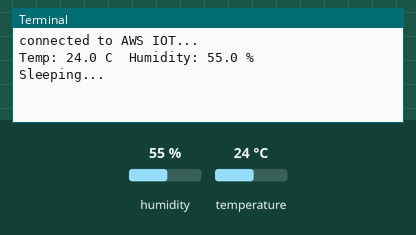
Simulated run of this program. Board: Raspberry Pi (BCM pin numbers). Shown: the last lines printed to the terminal. The test bench sets the inputs (shaded band); at power-on: humidity 55 %, temperature 24 °C. No MQTT or app messages arrive unless stated.

Above: at 3.3 s.
3.4 s: humidity set to 22 %
At 5.2 s:
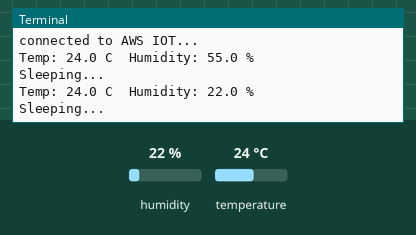
5.5 s: temperature set to 12 °C
At 6.1 s:
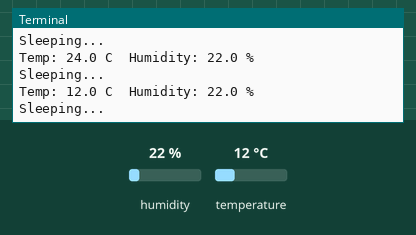
7.6 s: humidity set to 40 %
At 9.1 s:
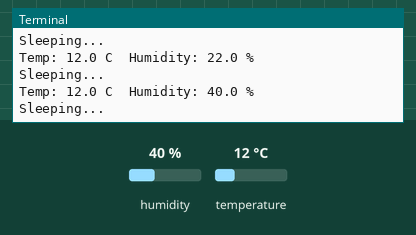
Timing chart, 0 to 10.6 s (numbered marks = the images above; inputs shaded):
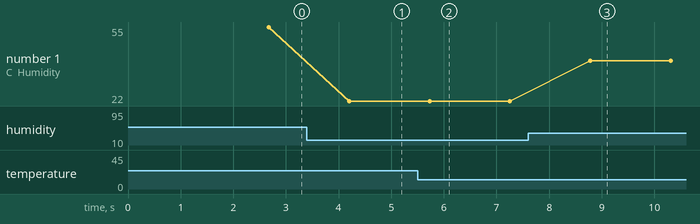

Measured:
- after the input at 3.4 s, the terminal: prints a new line after 0.80 s (image 1)
- after the input at 5.5 s, the terminal: prints a new line after 0.23 s (image 2)
- after the input at 7.6 s, the terminal: prints a new line after 1.2 s (image 3)
- plotted number 1: 55 → 22 after the input at 3.4 s, 22 → 40 after the input at 7.6 s

The program:

Raspberry-pi3-to-AWS-IOT.py
```python
#!/usr/bin/python

from AWSIoTPythonSDK.MQTTLib import AWSIoTMQTTClient
import sys
import time
import Adafruit_DHT

# Custom MQTT message callback
def customCallback(client, userdata, message):
        print("Received a new message: ")
        print(message.payload)
        print("from topic: ")
        print(message.topic)
        print("--------------\n\n")


# Init AWSIoTMQTTClient
myAWSIoTMQTTClient = None
myAWSIoTMQTTClient = AWSIoTMQTTClient("basicPubSub")
myAWSIoTMQTTClient.configureEndpoint("xxxxxx.iot.us-east-1.amazonaws.com", 8883)
#myAWSIoTMQTTClient.configureCredentials(rootCAPath, privateKeyPath, certificatePath)
myAWSIoTMQTTClient.configureCredentials("root-CA.crt", "Atul-pi3.private.key", "Atul-pi3.cert.pem")

# AWSIoTMQTTClient connection configuration
myAWSIoTMQTTClient.configureAutoReconnectBackoffTime(1, 32, 20)
myAWSIoTMQTTClient.configureOfflinePublishQueueing(-1)  # Infinite offline Publish queueing
myAWSIoTMQTTClient.configureDrainingFrequency(2)  # Draining: 2 Hz
myAWSIoTMQTTClient.configureConnectDisconnectTimeout(10)  # 10 sec
myAWSIoTMQTTClient.configureMQTTOperationTimeout(5)  # 5 sec

# Connect and subscribe to AWS IoT
myAWSIoTMQTTClient.connect()
#myAWSIoTMQTTClient.subscribe("Atul-pi3/dht11", 1, customCallback)
time.sleep(2)

print('connected to AWS IOT...')

while True:
    humidity, temperature = Adafruit_DHT.read_retry(11, 4)

    print 'Temp: {0:0.1f} C  Humidity: {1:0.1f} %'.format(temperature, humidity)

    msg = '"Temp": "{0:0.1f} C" , "Humidity": "{1:0.1f} %"'.format(temperature, humidity)
    myAWSIoTMQTTClient.publish("Atul-pi3/dht11", msg, 1)

    print('Sleeping...')
    time.sleep(1)
```
